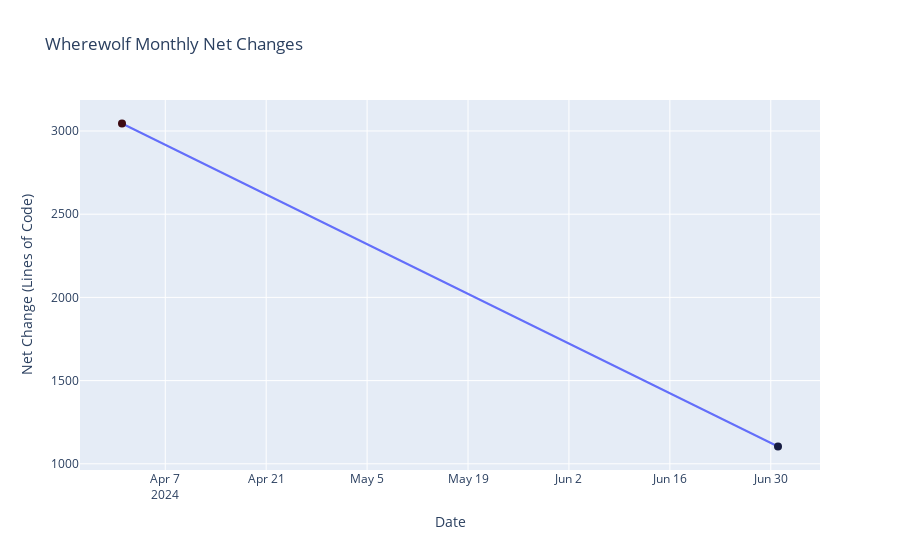

Notebook code for this chart:
### Code cell
fig = go.Figure()
fig.add_trace(go.Scatter(x=df_commits_monthly.index,
            mode='lines+markers',
            marker=dict(
                color=df_commits_monthly['sum_net'],
                size=8,
                colorscale=px.colors.diverging.balance
            ),
            y=df_commits_monthly['sum_net']))
fig.update_layout(title=project_name + " Monthly Net Changes",
                  yaxis_title="Net Change (Lines of Code)",
                  xaxis_title="Date")
format_and_show(fig)

### Figure 1 — Plotly figure (JSON) as saved in the notebook; plotly's stock layout.template omitted (floating-point values rounded to 4 significant figures)
{"data": [{"marker": {"color": [3045, 1104], "colorscale": [[0, "rgb(23, 28, 66)"], [0.09091, "rgb(41, 58, 143)"], [0.1818, "rgb(11, 102, 189)"], [0.2727, "rgb(69, 144, 185)"], [0.3636, "rgb(142, 181, 194)"], [0.4545, "rgb(210, 216, 219)"], [0.5455, "rgb(230, 210, 204)"], [0.6364, "rgb(213, 157, 137)"], [0.7273, "rgb(196, 101, 72)"], [0.8182, "rgb(172, 43, 36)"], [0.9091, "rgb(120, 14, 40)"], [1, "rgb(60, 9, 17)"]], "size": 8}, "mode": "lines+markers", "type": "scatter", "x": ["2024-04-01T00:00:00", "2024-07-01T00:00:00"], "y": [3045, 1104]}], "layout": {"height": 550, "title": {"text": "Wherewolf Monthly Net Changes"}, "xaxis": {"title": {"text": "Date"}}, "yaxis": {"title": {"text": "Net Change (Lines of Code)"}}}}
